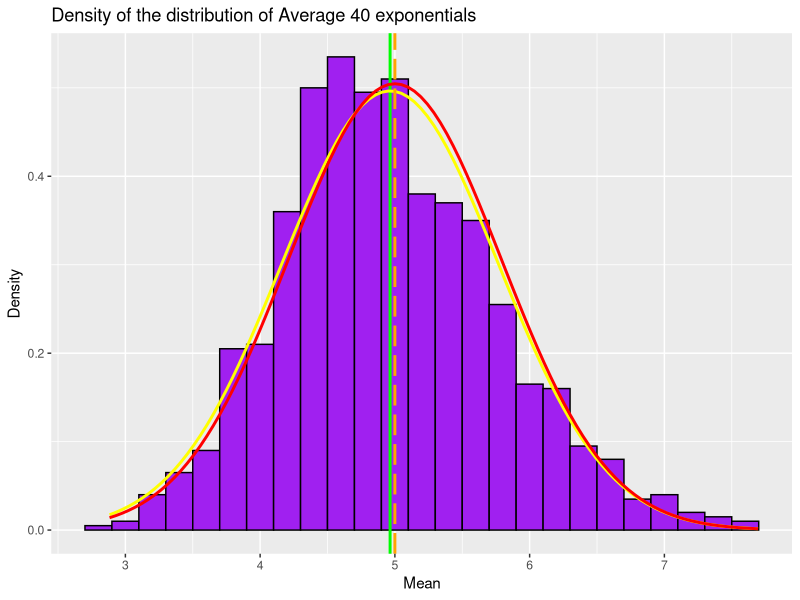

Write R code to recreate this figure.
## ---- chunk 1
# Load necessary libaries.
library(ggplot2)



# Set Lambda to 0.2.
lambda <- 0.2

# Set number of exponentials to 40.
num_of_exponentials <- 40

# Set number of Simulation to 1000.
num_of_simulation <- 1000

# set the seed create random for create reproducability.
set.seed(33)

# Start to simulate.
simulated_exponentials <- replicate(num_of_simulation, rexp(num_of_exponentials, lambda))

# Find the mean of exponentials.
simulation_means_exponentials <- apply(simulated_exponentials, 2, mean)

# Find the analytical sample mean.
analytical_sample_mean <- mean(simulation_means_exponentials)

# Theoretical mean is 1/lambda.
theoretical_mean <- 1/lambda

## ---- chunk 2
# Show the Analytical Sample mean.
analytical_sample_mean
## ---- chunk 3
# Show the Theoretical mean.
theoretical_mean
## ---- chunk 4
# Compute Theoretical Standard Deviation, Actual Standard Deviation, Theortical Variance and Actual Variance. 
theoretical_sd    <- ((1/lambda) * (1/sqrt(num_of_exponentials)) )
actual_sd         <- sd(simulation_means_exponentials)
theoretical_var   <- theoretical_sd^2
actual_var        <- var(simulation_means_exponentials)
## ---- chunk 5
# Show the Theoretical Standard Deviation.
theoretical_sd 
## ---- chunk 6
# Show the Actual Standard Deviation.
actual_sd 
## ---- chunk 7
# Show the Theortical Variance.
theoretical_var
## ---- chunk 8
# Show the Actual Variance.
actual_var 
## ---- chunk 9
df_forty_simulation_means  <- data.frame(simulation_means_exponentials)

plot1  <- ggplot(df_forty_simulation_means, aes(x = simulation_means_exponentials))

# Draw lambda in purple colour histogram.
plot1  <- plot1 + geom_histogram (binwidth = lambda, fill = "purple", color = "black", aes(y = ..density..))

# Indicate the plot title, the title for x axis and y axis.
plot1  <- plot1 + labs (title = "Density of the distribution of Average 40 exponentials", x = "Mean", y = "Density")

# Draw the continous green colour line to indicate the anaytical sample mean.
plot1  <- plot1 + geom_vline (xintercept = analytical_sample_mean, size = 1.0, color = "green" )

plot1  <- plot1 + stat_function( fun = dnorm, args = list( mean = analytical_sample_mean, sd = actual_sd ), color = "yellow", size = 1.0)

# Draw the longdash orange line to indicate the theoretical mean.
plot1  <- plot1 + geom_vline( xintercept = theoretical_mean, size = 1.0, color = "orange", linetype = "longdash")

plot1	 <- plot1 + stat_function( fun = dnorm, args = list( mean = theoretical_mean, sd = theoretical_sd ), color = "red", size = 1.0)
print(plot1)
